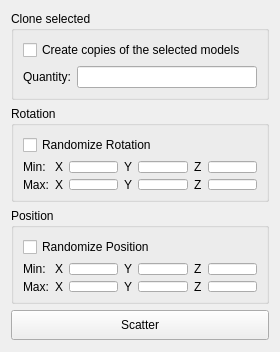
<?xml version="1.0" encoding="UTF-8"?>
<ui version="4.0">
 <class>ScatterIT</class>
 <widget class="QWidget" name="ScatterIT">
  <property name="geometry">
   <rect>
    <x>0</x>
    <y>0</y>
    <width>280</width>
    <height>352</height>
   </rect>
  </property>
  <property name="minimumSize">
   <size>
    <width>280</width>
    <height>352</height>
   </size>
  </property>
  <property name="windowTitle">
   <string>Form</string>
  </property>
  <property name="layoutDirection">
   <enum>Qt::LeftToRight</enum>
  </property>
  <layout class="QGridLayout" name="GridWidget">
   <item row="3" column="0">
    <widget class="QGroupBox" name="PositionBox">
     <property name="title">
      <string>Position</string>
     </property>
     <layout class="QGridLayout" name="GridPosBox">
      <item row="0" column="0">
       <widget class="QCheckBox" name="RandomizePosCheckbox">
        <property name="text">
         <string>Randomize Position</string>
        </property>
       </widget>
      </item>
      <item row="1" column="0">
       <layout class="QGridLayout" name="GridPosValuesBox">
        <item row="0" column="1">
         <widget class="QLabel" name="MinXPos">
          <property name="text">
           <string>X</string>
          </property>
         </widget>
        </item>
        <item row="0" column="0">
         <widget class="QLabel" name="MinPos">
          <property name="text">
           <string>Min:</string>
          </property>
         </widget>
        </item>
        <item row="1" column="4">
         <widget class="QLineEdit" name="MaxYPosInput">
          <property name="text">
           <string/>
          </property>
         </widget>
        </item>
        <item row="1" column="0">
         <widget class="QLabel" name="MaxPos">
          <property name="text">
           <string>Max:</string>
          </property>
         </widget>
        </item>
        <item row="0" column="4">
         <widget class="QLineEdit" name="MinYPosInput">
          <property name="text">
           <string/>
          </property>
         </widget>
        </item>
        <item row="1" column="6">
         <widget class="QLineEdit" name="MaxZPosInput">
          <property name="text">
           <string/>
          </property>
         </widget>
        </item>
        <item row="1" column="3">
         <widget class="QLabel" name="MaxYPos">
          <property name="text">
           <string>Y</string>
          </property>
         </widget>
        </item>
        <item row="1" column="1">
         <widget class="QLabel" name="MaxXPos">
          <property name="text">
           <string>X</string>
          </property>
         </widget>
        </item>
        <item row="1" column="2">
         <widget class="QLineEdit" name="MaxXPosInput">
          <property name="text">
           <string/>
          </property>
         </widget>
        </item>
        <item row="0" column="3">
         <widget class="QLabel" name="MinYPos">
          <property name="text">
           <string>Y</string>
          </property>
         </widget>
        </item>
        <item row="0" column="6">
         <widget class="QLineEdit" name="MinZPosInput">
          <property name="text">
           <string/>
          </property>
         </widget>
        </item>
        <item row="0" column="5">
         <widget class="QLabel" name="MinZPos">
          <property name="text">
           <string>Z</string>
          </property>
         </widget>
        </item>
        <item row="1" column="5">
         <widget class="QLabel" name="MaxZPos">
          <property name="text">
           <string>Z</string>
          </property>
         </widget>
        </item>
        <item row="0" column="2">
         <widget class="QLineEdit" name="MinXPosInput">
          <property name="text">
           <string/>
          </property>
         </widget>
        </item>
       </layout>
      </item>
     </layout>
    </widget>
   </item>
   <item row="0" column="0">
    <widget class="QGroupBox" name="CloneBox">
     <property name="title">
      <string>Clone selected</string>
     </property>
     <layout class="QGridLayout" name="GridCloneBox">
      <item row="0" column="0">
       <widget class="QCheckBox" name="CopyCheckbox">
        <property name="text">
         <string>Create copies of the selected models</string>
        </property>
       </widget>
      </item>
      <item row="1" column="0">
       <layout class="QGridLayout" name="GridCloneValuesBox">
        <item row="0" column="0">
         <widget class="QLabel" name="Quantity">
          <property name="text">
           <string>Quantity:</string>
          </property>
         </widget>
        </item>
        <item row="0" column="1">
         <widget class="QLineEdit" name="QuantityInput"/>
        </item>
       </layout>
      </item>
     </layout>
    </widget>
   </item>
   <item row="1" column="0">
    <widget class="QGroupBox" name="RotationBox">
     <property name="title">
      <string>Rotation</string>
     </property>
     <layout class="QGridLayout" name="GridRotBox">
      <item row="0" column="0">
       <widget class="QCheckBox" name="RandomizeRotCheckbox">
        <property name="text">
         <string>Randomize Rotation</string>
        </property>
       </widget>
      </item>
      <item row="1" column="0">
       <layout class="QGridLayout" name="GridRotValuesBox">
        <item row="0" column="3">
         <widget class="QLabel" name="MinYRot">
          <property name="text">
           <string>Y</string>
          </property>
         </widget>
        </item>
        <item row="1" column="1">
         <widget class="QLabel" name="MaxXRot">
          <property name="text">
           <string>X</string>
          </property>
         </widget>
        </item>
        <item row="0" column="0">
         <widget class="QLabel" name="MinRot">
          <property name="text">
           <string>Min:</string>
          </property>
         </widget>
        </item>
        <item row="1" column="4">
         <widget class="QLineEdit" name="MinYRotinput">
          <property name="text">
           <string/>
          </property>
         </widget>
        </item>
        <item row="1" column="3">
         <widget class="QLabel" name="MaxYRot">
          <property name="text">
           <string>Y</string>
          </property>
         </widget>
        </item>
        <item row="0" column="6">
         <widget class="QLineEdit" name="MinZRotInput">
          <property name="text">
           <string/>
          </property>
         </widget>
        </item>
        <item row="1" column="5">
         <widget class="QLabel" name="MaxZRot">
          <property name="text">
           <string>Z</string>
          </property>
         </widget>
        </item>
        <item row="0" column="5">
         <widget class="QLabel" name="MinZRot">
          <property name="text">
           <string>Z</string>
          </property>
         </widget>
        </item>
        <item row="0" column="2">
         <widget class="QLineEdit" name="MinXRotInput">
          <property name="text">
           <string/>
          </property>
         </widget>
        </item>
        <item row="1" column="2">
         <widget class="QLineEdit" name="MaxXRotInput">
          <property name="text">
           <string/>
          </property>
         </widget>
        </item>
        <item row="1" column="6">
         <widget class="QLineEdit" name="MaxZRotInput">
          <property name="text">
           <string/>
          </property>
         </widget>
        </item>
        <item row="0" column="1">
         <widget class="QLabel" name="MinXRot">
          <property name="text">
           <string>X</string>
          </property>
         </widget>
        </item>
        <item row="1" column="0">
         <widget class="QLabel" name="MaxRot">
          <property name="text">
           <string>Max:</string>
          </property>
         </widget>
        </item>
        <item row="0" column="4">
         <widget class="QLineEdit" name="MinYRotInput">
          <property name="text">
           <string/>
          </property>
         </widget>
        </item>
       </layout>
      </item>
     </layout>
    </widget>
   </item>
   <item row="4" column="0">
    <widget class="QPushButton" name="scatterButton">
     <property name="enabled">
      <bool>true</bool>
     </property>
     <property name="minimumSize">
      <size>
       <width>0</width>
       <height>30</height>
      </size>
     </property>
     <property name="baseSize">
      <size>
       <width>0</width>
       <height>0</height>
      </size>
     </property>
     <property name="layoutDirection">
      <enum>Qt::LeftToRight</enum>
     </property>
     <property name="text">
      <string>Scatter</string>
     </property>
     <property name="checkable">
      <bool>false</bool>
     </property>
     <property name="autoDefault">
      <bool>false</bool>
     </property>
     <property name="default">
      <bool>false</bool>
     </property>
     <property name="flat">
      <bool>false</bool>
     </property>
    </widget>
   </item>
  </layout>
 </widget>
 <resources/>
 <connections/>
</ui>
